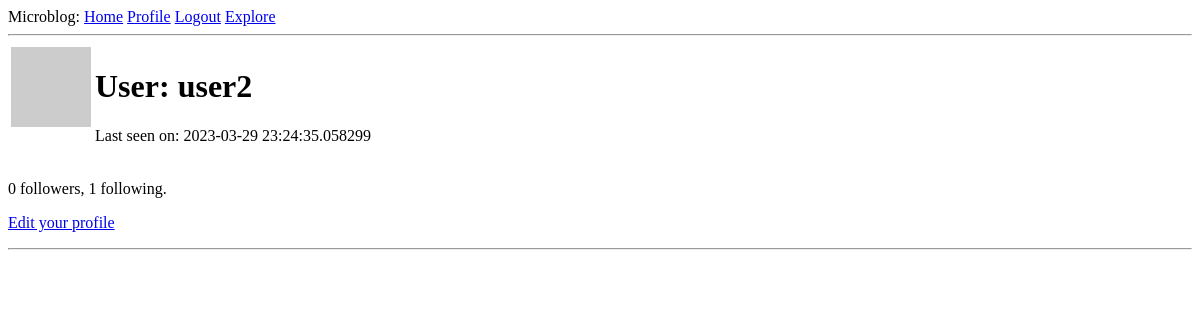
The app's page /user/user2 (signed in), older data.
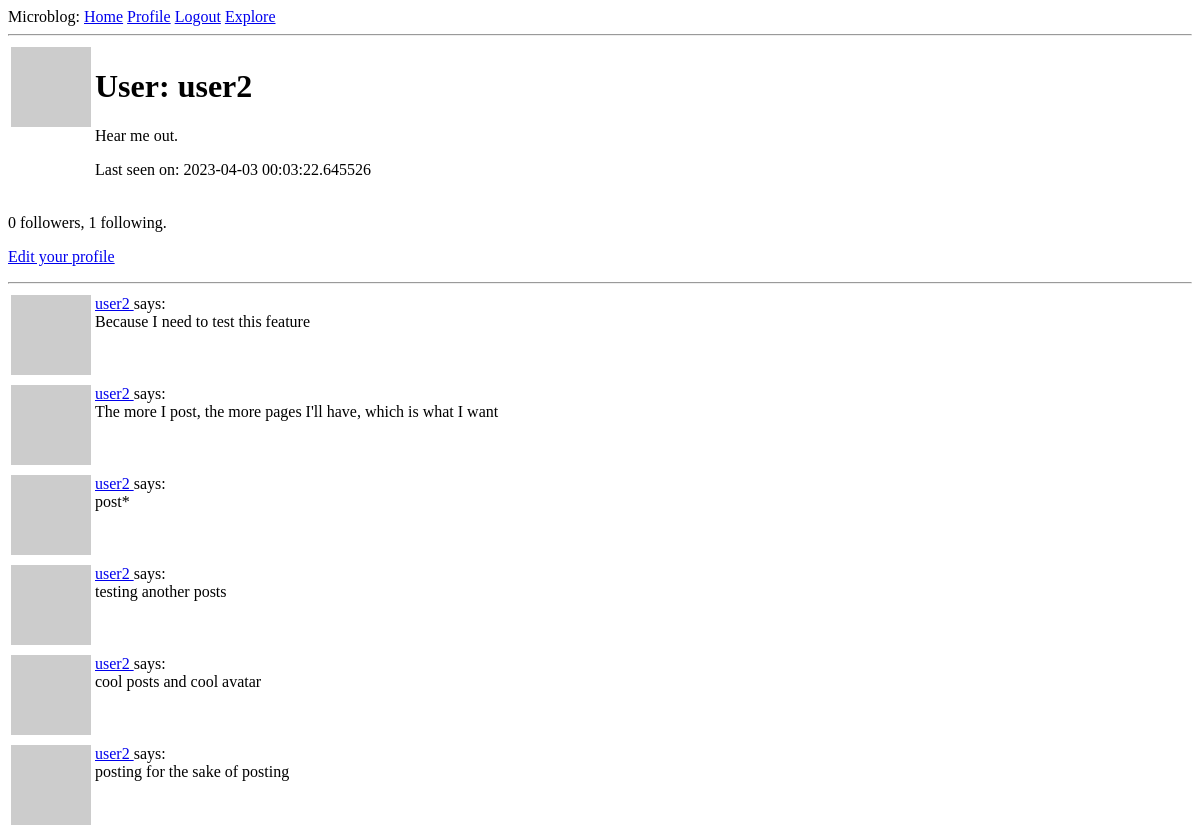
The same page, newer data.
### app/models.py (models this page shows, shortened)
class User(UserMixin, db.Model):
    id = db.Column(db.Integer, primary_key=True)
    username = db.Column(db.String(64), index=True, unique=True)
    email = db.Column(db.String(120), index=True, unique=True)
    password_hash = db.Column(db.String(128))
    posts = db.relationship('Post', backref='author', lazy='dynamic')
    about_me = db.Column(db.String(140))
    last_seen = db.Column(db.DateTime, default=datetime.utcnow)
    followed = db.relationship(
        'User', secondary=followers,
        primaryjoin=(followers.c.follower_id == id),
        secondaryjoin=(followers.c.followed_id == id),
        backref=db.backref('followers', lazy='dynamic'), lazy='dynamic')
    def avatar(self, size):
        digest = md5(self.email.lower().encode('utf-8')).hexdigest()
        return "https://www.gravatar.com/avatar/%s?d=identicon&s=%s" % (digest, size)

class Post(db.Model):
    id = db.Column(db.Integer, primary_key=True)
    body = db.Column(db.String(140))
    timestamp = db.Column(db.DateTime, index=True, default=datetime.utcnow)
    user_id = db.Column(db.Integer, db.ForeignKey('user.id'))

### app/routes.py (the view)
@app.route('/user/<username>')
@login_required
def user(username):
    user = User.query.filter_by(username=username).first_or_404()
    page = request.args.get('page', 1, type=int)
    posts = user.posts.order_by(Post.timestamp.desc()).paginate(
        page=page, per_page=app.config['POSTS_PER_PAGE'], error_out=False)
    next_url = url_for('user', username=user.username, page=posts.next_num) \
        if posts.has_next else None
    prev_url = url_for('user', username=user.username, page=posts.prev_num) \
        if posts.has_prev else None
    form = EmptyForm()
    return render_template('user.html', user=user, posts=posts, form=form, next_url=next_url, prev_url=prev_url)

### app/models.py (called while the page is built)
@login.user_loader
def load_user(id):
    return db.session.query(User).get(int(id))

### app/routes.py (called while the page is built)
@app.before_request
def before_request():
    if current_user.is_authenticated:
        current_user.last_seen = datetime.utcnow()
        db.session.commit()

### app/templates/user.html (shortened to what this page needs)
{% extends "base.html" %}
{% block content %}
<table>
    <tr valign="top">
        <td><img src="{{ user.avatar(128) }}"></td>
        <td>
            <h1>User: {{ user.username }}</h1>
            {% if user.about_me %}<p>{{ user.about_me }}</p>{% endif %}
            {% if user.last_seen %}<p>Last seen on: {{ user.last_seen }}</p>{% endif %}
        </td>
    </tr>
</table>
<p>{{ user.followers.count() }} followers, {{ user.followed.count() }} following.</p>
{% if user == current_user %}
<p><a href="{{ url_for('edit_profile') }}">Edit your profile</a></p>
{% endif %}
<hr>
{% for post in posts %}
{% include '_post.html' %}
{% endfor %}
{% endblock %}

### app/templates/_post.html
<table>
    <tr valign="top">
        <td><img src="{{ post.author.avatar(36) }}"></td>
        <td>
            <a href="{{ url_for('user', username=post.author.username) }}">
                {{ post.author.username }}
            </a>
            says:<br>{{ post.body }}
        </td>
    </tr>
</table>

Row changes from the older to the newer data that the page shows:
changed User "user2": about_me (not shown) → "Hear me out."; last_seen "2023-03-29 23:24:35.058299" → "2023-04-03 00:03:22.645526"
added Post: author.username "user2", body "Because I need to test this feature"
added Post: author.username "user2", body "The more I post, the more pages I'll have, which is what I want"
added Post: author.username "user2", body "post*"
added Post: author.username "user2", body "testing another posts"
added Post: author.username "user2", body "cool posts and cool avatar"
added Post: author.username "user2", body "posting for the sake of posting"
